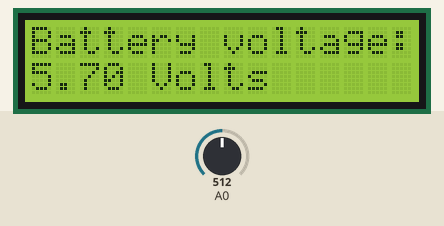
Bench run of a sketch on a simulated Arduino Uno, built with avr-gcc and run on an emulated ATmega328P. On the bench: 16×2 character LCD. The inputs (shaded band) are chosen by the test bench; at power-on: A0 = 512.

Above: at 1.2 s.
1.3 s: A0 set to 716
At 2.2 s:
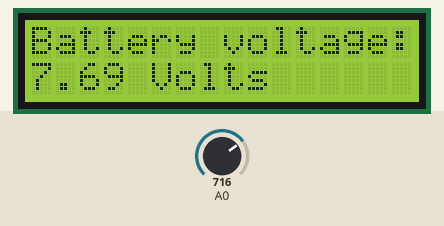
2.8 s: A0 set to 900
At 3.3 s:
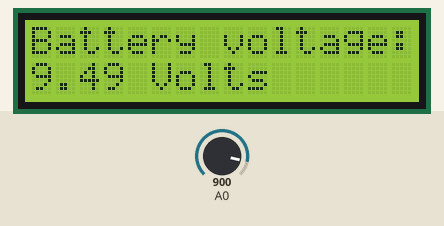
4.3 s: A0 set to 1023
At 5.5 s:
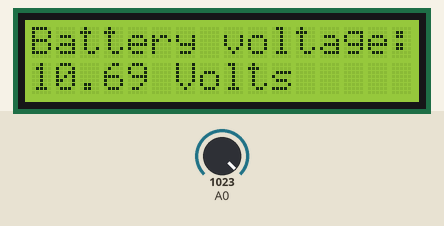
5.8 s: A0 set to 963
At 6.8 s:
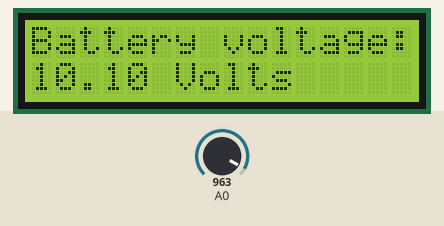
7.3 s: A0 set to 939
At 7.9 s:
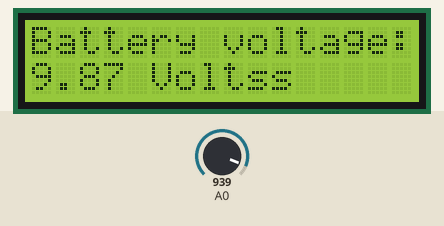
Timing chart, 0 to 9.8 s (numbered marks = the images above; inputs shaded):
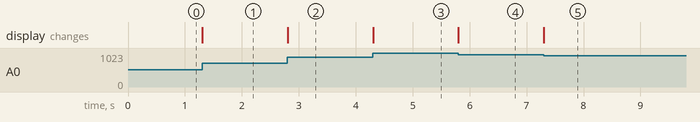

Measured:
- the behaviour switches between 952 and 951 on A0 (found by bisection; images 4 and 5)
- after the input at 1.3 s, the display: changes at once (image 1)
- after the input at 2.8 s, the display: changes at once (image 2)
- after the input at 4.3 s, the display: changes at once (image 3)
- after the input at 5.8 s, the display: changes at once (image 4)
- after the input at 7.3 s, the display: changes at once (image 5)

The sketch:

sketch_dec17a.ino
```cpp
// Подключаем библиотеку для работы с жидкокристаллическим
// экраном (англ. Liquid Crystal Display или просто LCD)
#include <LiquidCrystal.h>
// на диоде, защищающем от неверной полярности, падает доля
// напряжения (англ. voltage drop). Необходимо это учитывать
#define DIODE_DROP 0.7
// Объявляем объект, для управления дисплеем. Для его создания
// необходимо указать номера пинов, к которым он подключен в
// порядке: RS E DB5 DB6 DB7 DB8

LiquidCrystal lcd(13, 12, 11, 10, 9, 8);

void setup()
{
  // начинаем работу с экраном. Сообщаем объекту количество
  // строк и столбцов. Опять же, вызывать pinMode не требуется:
  // функция begin сделает всё за нас
  lcd.begin(16, 2);
  // печатаем сообщение на первой строке
  lcd.print("Battery voltage:");
}

void loop()
{
  // высчитываем напряжение подключенной батарейки
  float voltage = analogRead(A0) / 1024.0 * 10.0;
  // если напряжение на делителе напряжения было зафиксировано,
  // нужно прибавить напряжение на диоде, т.к. оно было съедено
  if (voltage > 0.1)
    voltage += DIODE_DROP;
  // устанавливаем курсор, колонку 0, строку 1. На деле — это
  // левый квадрат 2-й строки, т.к. нумерация начинается с нуля
  lcd.setCursor(0, 1);
  // печатаем напряжение в батарейке с точностью до сотых долей
  lcd.print(voltage, 2);
  // следом печатаем единицы измерения
  lcd.print(" Volts");
}
```
